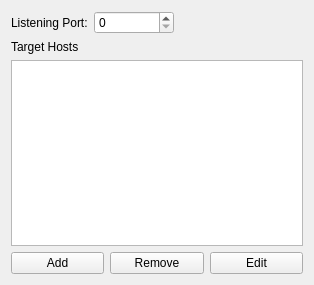
<?xml version="1.0" encoding="UTF-8"?>
<ui version="4.0">
 <class>QGCUDPLinkConfiguration</class>
 <widget class="QWidget" name="QGCUDPLinkConfiguration">
  <property name="geometry">
   <rect>
    <x>0</x>
    <y>0</y>
    <width>314</width>
    <height>285</height>
   </rect>
  </property>
  <property name="windowTitle">
   <string>Form</string>
  </property>
  <layout class="QVBoxLayout" name="verticalLayout">
   <item>
    <layout class="QHBoxLayout" name="horizontalLayout_2">
     <item>
      <widget class="QLabel" name="label">
       <property name="text">
        <string>Listening Port:</string>
       </property>
      </widget>
     </item>
     <item>
      <widget class="QSpinBox" name="portNumber">
       <property name="minimumSize">
        <size>
         <width>80</width>
         <height>0</height>
        </size>
       </property>
      </widget>
     </item>
     <item>
      <spacer name="horizontalSpacer">
       <property name="orientation">
        <enum>Qt::Horizontal</enum>
       </property>
       <property name="sizeHint" stdset="0">
        <size>
         <width>40</width>
         <height>20</height>
        </size>
       </property>
      </spacer>
     </item>
    </layout>
   </item>
   <item>
    <widget class="QLabel" name="label_2">
     <property name="text">
      <string>Target Hosts</string>
     </property>
    </widget>
   </item>
   <item>
    <widget class="QListView" name="listView"/>
   </item>
   <item>
    <layout class="QHBoxLayout" name="horizontalLayout">
     <item>
      <widget class="QPushButton" name="addHost">
       <property name="text">
        <string>Add</string>
       </property>
      </widget>
     </item>
     <item>
      <widget class="QPushButton" name="removeHost">
       <property name="text">
        <string>Remove</string>
       </property>
      </widget>
     </item>
     <item>
      <widget class="QPushButton" name="editHost">
       <property name="text">
        <string>Edit</string>
       </property>
      </widget>
     </item>
    </layout>
   </item>
  </layout>
 </widget>
 <resources/>
 <connections/>
</ui>
